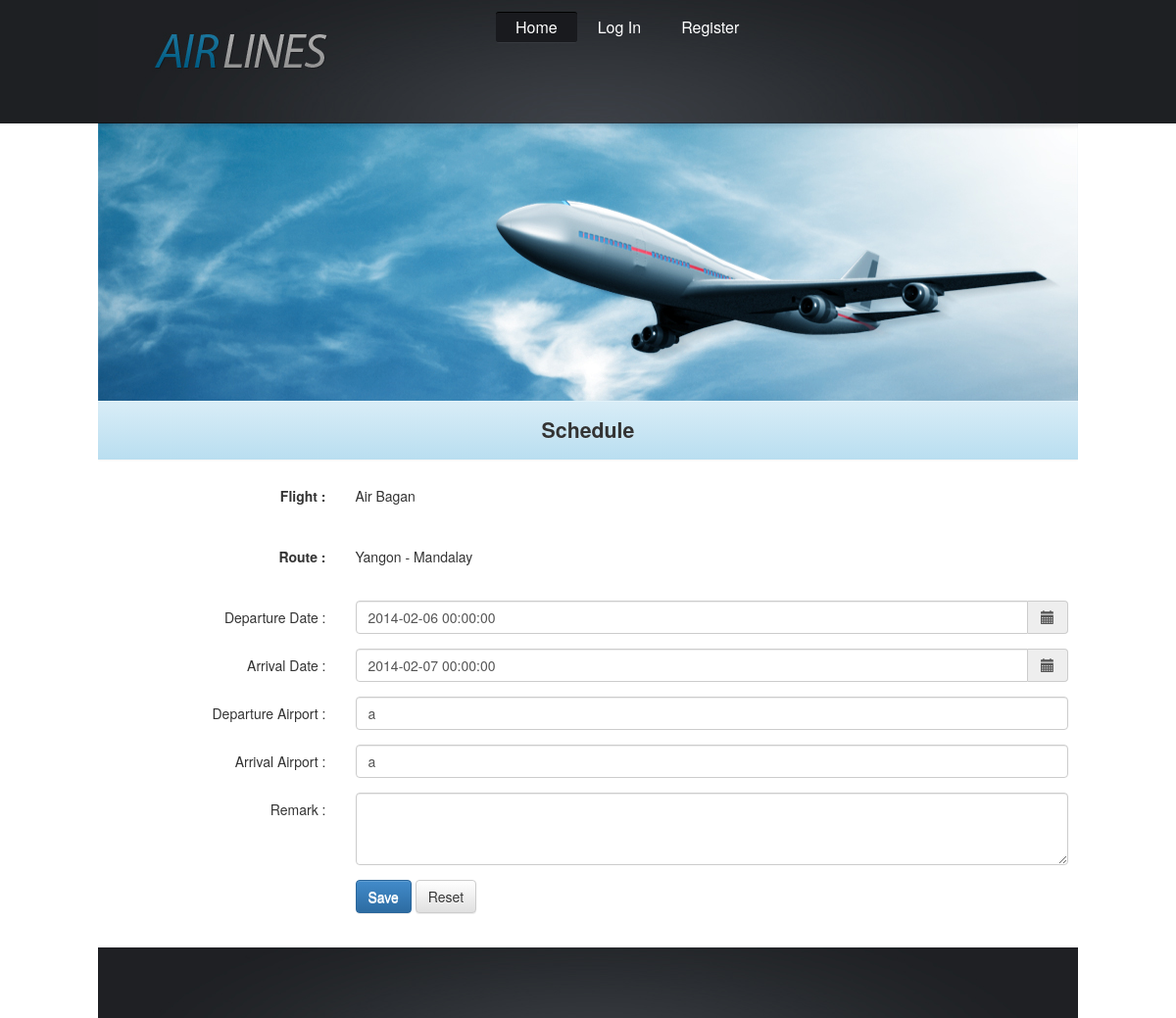
The app's page /schedule.php?schedule_id=SCH_000001, older data.
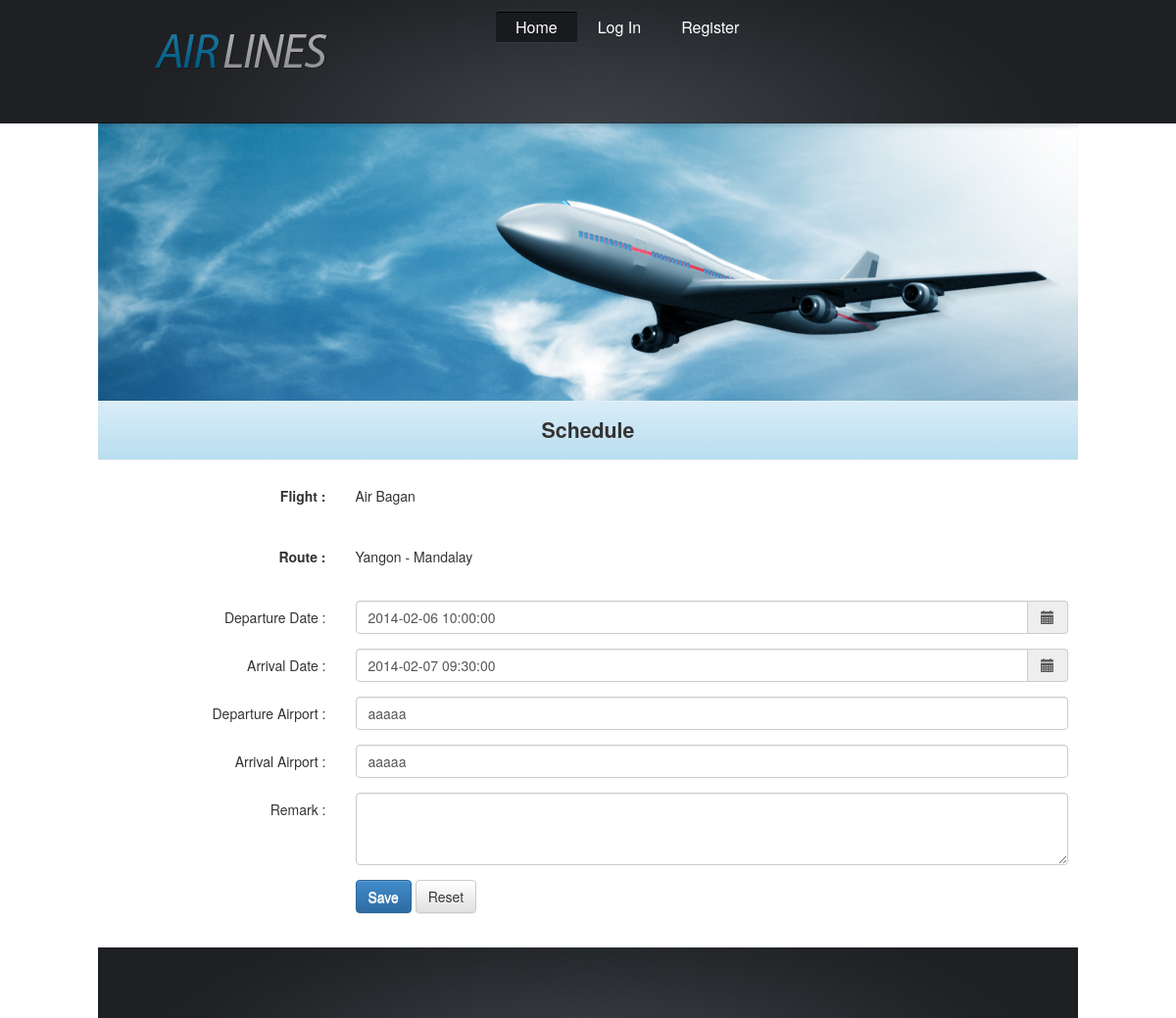
The same page, newer data.
### tables this page shows
CREATE TABLE IF NOT EXISTS `schedules` (
  `schedule_id` varchar(15) NOT NULL,
  `flight_id` varchar(15) NOT NULL,
  `route_id` varchar(15) NOT NULL,
  `departure_datetime` datetime NOT NULL,
  `arrival_datetime` datetime NOT NULL,
  `departure_airport` varchar(50) NOT NULL,
  `arrival_airport` varchar(50) NOT NULL,
  `active` int(1) NOT NULL,
  `remark` varchar(255) NOT NULL,
  PRIMARY KEY (`schedule_id`)
);

CREATE TABLE IF NOT EXISTS `flights` (
  `flight_id` varchar(15) NOT NULL,
  `name` varchar(50) NOT NULL,
  `remark` varchar(255) NOT NULL,
  PRIMARY KEY (`flight_id`)
);

CREATE TABLE IF NOT EXISTS `routes` (
  `route_id` varchar(15) NOT NULL,
  `title` varchar(50) NOT NULL,
  `duration` varchar(30) NOT NULL,
  `remark` varchar(255) NOT NULL,
  PRIMARY KEY (`route_id`)
);

### includes/scheduleHelper.php (called while the page is built, shortened)
<?php
class scheduleHelper{
    public static function getScheduleByScheduleID($schdule_id){
        $sql = "SELECT schedules.*,flights.*,routes.* " .
                "FROM schedules " .
                        "INNER JOIN flights " .
                        "ON schedules.flight_id=flights.flight_id " .
                        "INNER JOIN routes " .
                        "ON schedules.route_id=routes.route_id " .
                        "WHERE schedules.schedule_id='" . $schdule_id . "' " .
                        "AND schedules.active=1 " .
                        "ORDER BY schedule_id";
        $result = mysql_query($sql) or die(mysql_error());
        $output=array();
        while ($row = mysql_fetch_array($result)){
            $output[]=array(
                'schedule_id'=>$row['schedule_id'],
                'flight_id'=>$row['flight_id'],
                'flight_name'=>$row['name'],
                'route_id'=>$row['route_id'],
                'route_title'=>$row['title'],
                'departure_datetime'=>$row['departure_datetime'],
                'arrival_datetime'=>$row['arrival_datetime'],
                'departure_airport'=>$row['departure_airport'],
                'arrival_airport'=>$row['arrival_airport'],
                'active'=>$row['active'],
                'remark'=>$row['remark'],
                'duration'=>$row['duration'],
            );
        }
        return $output;
    }
}

### includes/flightHelper.php (called while the page is built)
<?php
class flightHelper {
    public static function getFlightNameByFligthID($flight_id) {
        $name = null;
        $sql = "SELECT name " .
                "FROM flights " .
                "WHERE flight_id='" . $flight_id . "' " .
                "ORDER BY name";
        $result = mysql_query($sql) or die(mysql_error());
        while ($row = mysql_fetch_array($result)) {
            $name=$row['name'];
        }
        return $name;
    }
}
?>

### includes/routeHelper.php (called while the page is built, shortened)
<?php
class routeHelper {
    public static function getRouteTitleByRouteID($route_id) {
        $title = null;
        $sql = "SELECT * " .
                "FROM routes " .
                "WHERE route_id='" . $route_id . "' " .
                "ORDER BY title";
        $result = mysql_query($sql) or die(mysql_error());
        while ($row = mysql_fetch_array($result)) {
            $title=$row['title'];
        }
        return $title;
    }
}
?>

### schedule.php (the view, shortened to what the changed rows need)
<?php require_once("includes/routeHelper.php"); ?>
<?php require_once("includes/flightHelper.php"); ?>
<?php require_once("includes/scheduleHelper.php"); ?>
<?php
if (isset($_POST['submitted'])) {
    if (isset($_POST['schedule_id'])) {
        $schedule_id = $_POST['schedule_id'];
    } else {
        $schedule_id = autoID::getAutoID('schedules', 'schedule_id', 'SCH_', 6);
    }
    $flight_id = $_POST['flight_id'];
    $route_id = $_POST['route_id'];
    $departure_datetime = $_POST['departure_datetime'];
    $arrival_datetime = $_POST['arrival_datetime'];
    $departure_airport = $_POST['departure_airport'];
    $arrival_airport = $_POST['arrival_airport'];
    $remark = $_POST['remark'];
    $departure_datetime_string = date('Y-m-d H:i:00', strtotime($departure_datetime));
    $arrival_datetime_string = date('Y-m-d H:i:00', strtotime($arrival_datetime));
    if (isset($_POST['schedule_id'])) {
        $schedule_sql = "Update " .
                "schedules " .
                "SET departure_datetime='" . $departure_datetime_string . "', " .
                "arrival_datetime='" . $arrival_datetime_string . "', " .
                "departure_airport='" . $departure_airport . "', " .
                "arrival_airport='" . $arrival_airport . "', " .
                "remark='" . $remark . "' " .
                "WHERE schedule_id='" . $schedule_id . "'";
    } else {
        $schedule_sql = "INSERT INTO " .
                "schedules(schedule_id,flight_id,route_id,departure_datetime,arrival_datetime,departure_airport,arrival_airport,active,remark) " .
                "VALUES('$schedule_id','$flight_id','$route_id','$departure_datetime_string','$arrival_datetime_string','$departure_airport','$arrival_airport',1,'$remark')";
    }
    mysql_query($schedule_sql) or die(mysql_error());
    messageHelper::setMessage("You have successfully add schedule.", MESSAGE_TYPE_SUCCESS);
    header("Location:route-detail-display.php?route_id=" . $_POST['route_id']);
    exit();
} else {
    $departure_datetime = date('Y-m-d h:i A', time());
    $arrival_datetime = date('Y-m-d h:i A', time());
    $departure_airport = "";
    $arrival_airport = "";
    $remark = "";
    if (isset($_GET['schedule_id'])) {
        $schedule_id = $_GET['schedule_id'];
        $scheduleData = scheduleHelper::getScheduleByScheduleID($schedule_id);
        $flight_id = $scheduleData[0]['flight_id'];
        $route_id = $scheduleData[0]['route_id'];
        $departure_datetime = $scheduleData[0]['departure_datetime'];
        $arrival_datetime = $scheduleData[0]['arrival_datetime'];
        $departure_airport = $scheduleData[0]['departure_airport'];
        $arrival_airport = $scheduleData[0]['arrival_airport'];
        $remark = $scheduleData[0]['remark'];
    } else {
        $flight_id = $_GET['flight_id'];
        $route_id = $_GET['route_id'];
    }
}
?>
<?php include('includes/header.php'); ?>
<div class="row">
    <div class="col-md-12">
        <form role="form" id="schedule" name="schedule" action="schedule.php" method="post" class="form-horizontal">
            <div class="form-group">
                <div class="col-sm-9">
                    <p class="form-control-static"><?php echo flightHelper::getFlightNameByFligthID($flight_id); ?></p>
                </div>
            </div>
            <div class="form-group">
                <div class="col-sm-9">
                    <p class="form-control-static"><?php echo routeHelper::getRouteTitleByRouteID($route_id); ?></p>
                </div>
            </div>
            <div class="form-group">
                <div class="col-sm-9">
                    <div class='input-group date' id='datetimepicker1'>
                        <input type='text' id="departure_datetime" name="departure_datetime" class="form-control" data-format="YYYY-MM-DD hh:mm A" value="<?php echo $departure_datetime; ?>"/>
                        <span class="input-group-addon"><span class="glyphicon glyphicon-calendar"></span>
                        </span>
                    </div>
                </div>
            </div>
            <div class="form-group">
                <div class="col-sm-9">
                    <div class='input-group date' id='datetimepicker1'>
                        <input type='text' id="arrival_datetime" name="arrival_datetime" class="form-control" data-format="YYYY-MM-DD hh:mm A" value="<?php echo $arrival_datetime; ?>"/>
                        <span class="input-group-addon"><span class="glyphicon glyphicon-calendar"></span>
                        </span>
                    </div>
                </div>
            </div>
            <div class="form-group">
                <div class="col-sm-9">
                    <input type="text" id="departure_airport" name="departure_airport" class="form-control" value="<?php echo $departure_airport; ?>" maxlength="30"/>
                </div>
            </div>
            <div class="form-group">
                <div class="col-sm-9">
                    <input type="text" id="arrival_airport" name="arrival_airport" class="form-control" value="<?php echo $arrival_airport; ?>" maxlength="30"/>
                </div>
            </div>
            <div class="form-group">
                <div class="col-sm-9">
                    <textarea id="remark" name="remark" class="form-control" value="<?php echo $remark; ?>" rows="3"></textarea>
                </div>
            </div>
        </form>
    </div>
</div>
<?php include('includes/footer.php'); ?>

Row changes from the older to the newer data that the page shows:
changed schedules "Air Bagan": departure_datetime "2014-02-06 00:00:00" → "2014-02-06 10:00:00"; arrival_datetime "2014-02-07 00:00:00" → "2014-02-07 09:30:00"; departure_airport "a" → "aaaaa"; arrival_airport "a" → "aaaaa"
